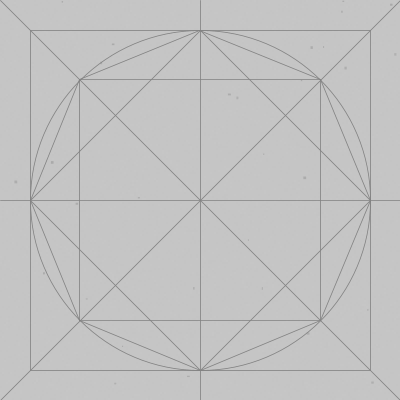
Frame 1 (no input)
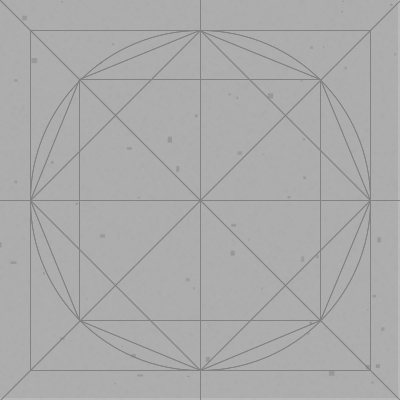
Frame 2 (the mouse pressed at the canvas centre, redrawn once)

The Processing sketch that drew these frames (run headless with seeded random() and noise(); the mouse was pressed at the canvas centre and the sketch redrawn once):

// Processing sketch: Standard_8_Point_Construction
// ── Standard_8_Point_Construction.pde

void setup() {

  size(400, 400);
  smooth(10);
  noLoop();
}

void draw() {

  paper(15);
  fill(45, 0);
  draw_tile();
}

void draw_tile() { 

    int tile_size = int(width * .85);
    stroke(130);
    strokeWeight(.8);
    int radius =  tile_size / 2;
    int padding = int((width - tile_size) / 2);
  
  // draw all construction lines
    // draw basic grid lines
  

  rectMode(RADIUS); 
  float center = width/2;
  rect(center, center, radius, radius);
  circle(center, center, tile_size);

  // draw center grid lines
  line(center, 0, center, height); 
  line(0, center, width, center); 
  
  // draw diagonal grid lines
  line(0, 0, width, height);
  line(width, 0, 0, height);

  // get all points along circle
  int numPoints = 8; 
  float angle = TWO_PI/(float)numPoints; 
  float[][] Plots;
  float[] NextPlot;

  // Setup the array
  Plots = new float [numPoints][2]; 
  for (int i = 0; i < numPoints; i++) { 
    float x = radius * sin(angle*i) + width/2;
    float y = radius * cos(angle*i) + height/2;
    Plots[i][0] = x; 
    Plots[i][1] = y;
  }

  for (int i = 0; i < numPoints; i++) { 
    float x = Plots[i][0];
    float y = Plots[i][1];
    if (numPoints > i + 1) {
        NextPlot = Plots[i+1];
    } else {
        NextPlot = Plots[0];      
    }
    float xx = NextPlot[0];
    float yy = NextPlot[1];
    line(x, y, xx, yy);

    if(i % 2 != 0) {
        // odd column
        if (numPoints > i + 2) {
          NextPlot = Plots[i + 2];
        } else {
          NextPlot = Plots[1];   
        }
      line(NextPlot[0], NextPlot[1], x, y);
    }
  }
  
  line(padding, center, center, padding); 
  line(center, padding, tile_size + padding, center); 
  line(padding, center, center, tile_size + padding); 
  line(tile_size + padding, center, center, tile_size + padding); 
}

void paper(int in_val) {
  noStroke();
  for (int i = 0; i < width - 1; i += 2) {
    for (int j = 0; j < height - 1; j += 2) {
      fill(random(85-10, 85+10), in_val);
      rect(i, j, 2, 2);
    }
  }

  for (int i = 0; i < 30; i++) {
    fill(random(40, 60), random(in_val*2.5, in_val*3));
    rect(random(0, width-2), random(0, height-2), random(1, 3), random(1, 3));
  }
}

// ── Paper.pde
class Paper {
  int noise;
  Paper(int noise_val) {
    noise = noise_val;
  }
  void draw() {
    noStroke();
    for (int i = 0; i < width - 1; i += 2) {
      for (int j = 0; j < height - 1; j += 2) {
        fill(random(85 - 10, 85 + 10), noise);
        rect(i, j, 2, 2);
      }
    }

    for (int i = 0; i < 30; i++) {
      fill(random(40, 60), random(noise * 2.5, noise * 3));
      rect(random(0, width - 2), random(0, height - 2), random(1, 3), random(1, 3));
    } 
  }
}
